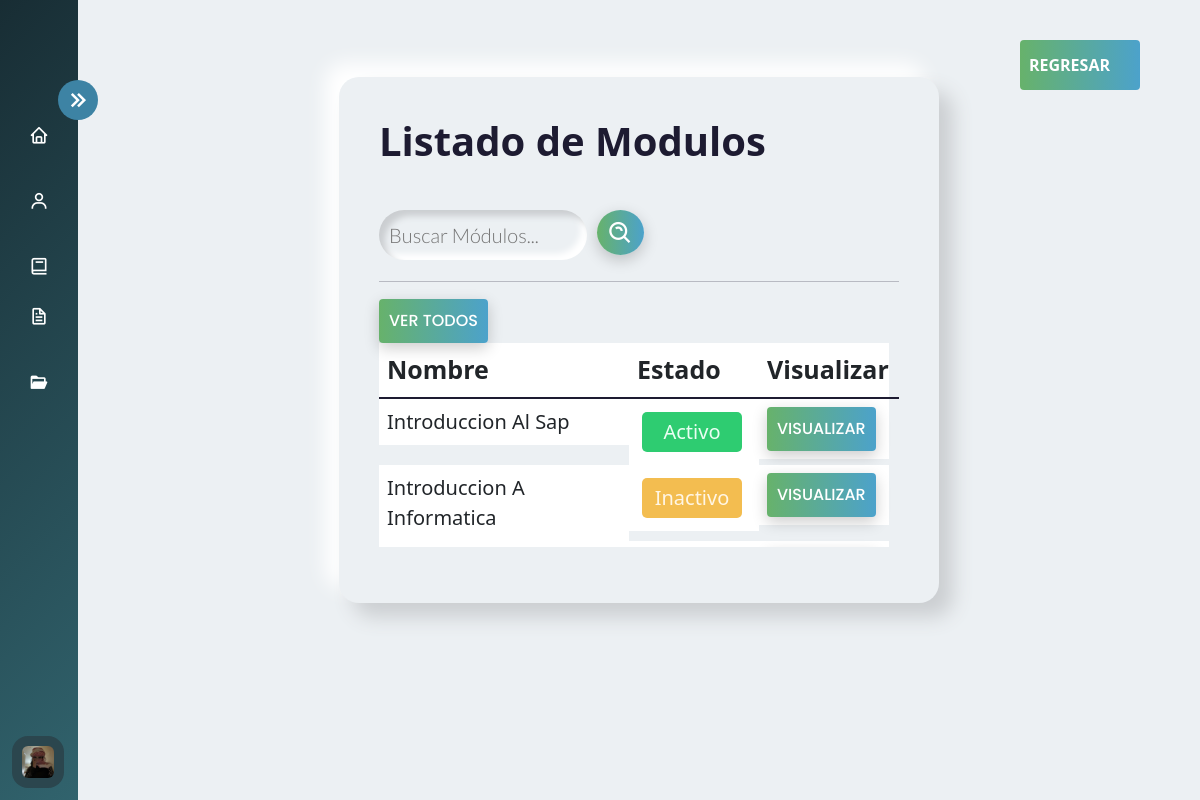
/filtrar_modulos/ (signed in), run on the app's committed database.
### AppCursos/models.py (models this page shows, shortened)
class Modulos(models.Model):
     nombre_modulo=models.CharField(max_length=100)
     estado_modulo= models.BooleanField(default=False)
     orden_modulo = models.IntegerField(blank=True, null=True)
     id_curso= models.ForeignKey(Cursos, on_delete=models.CASCADE,null=False)
     class Meta:
          verbose_name_plural = 'Modulos'

### AppCursos/views.py (the view)
# urls.py: path('filtrar_modulos/', login_required(user_passes_test(views.valida_administrativos, login_url='/acceso_denegado/')(views.filtrar_modulos)), name="filtrar_modulos"),
def filtrar_modulos(request):
    filtro_m = Modulos.objects.filter(nombre_modulo__contains=request.GET.get('search',''))
    context = {'filtro_m':filtro_m}
    return render(request, 'Modulos/listar_modulos.html', {'listarm': filtro_m})

### AppCursos/context_processors.py (called while the page is built)
def group_name(request):
    group_name = None
    if request.user.is_authenticated:
        group = Group.objects.filter(user=request.user).first()
        if group:
            group_name = group.name
    return {'group_name': group_name}

### AppCursos/views.py (called while the page is built)
def valida_administrativos(user):
    return user.groups.filter(name='administrativos').exists()

### Templates/Modulos/listar_modulos.html (shortened to what this page needs)
{% extends 'Layout/Base.html' %}
{% load static %}
{% block content %}
<link rel="stylesheet" href="{% static 'Css/Curso.css' %}">
<div class="home_content">
    <div class="text">
        <div id="contenedor">
        <h1> Listado de Modulos </h1>
        <br>
        <form class="search" action="{% url 'filtrar_modulos' %}" method="GET">
            <input type="text" class="search-bar" name="search" placeholder="Buscar Módulos...">
            <button class="subir" style="border-radius:50%; width:auto; height:45px;"> <i class='bx bx-search-alt'
                style="font-size:27px; "></i></button>
            </form>
            <hr>
        <a href="{% url 'listar_modulos' %}">
            <button class="subir">
                <span>Ver todos </span>
            </button>
        </a>
        <table class="table  table-fixed">
                <thead>
                    <tr style="width: 180px;" id="cabecera">
                        <th style="width: 400px;" scope="col" id="nombre">Nombre</th>
                        <th style="width: 200px;" scope="col" id="estado">Estado</th>
                        <th style="width: 200px;" scope="col" id="visualizar">Visualizar</th>
                    </tr>
                </thead>
                <tbody class="table-group-divider">
                    {% for modulos in listarm %}
                    <tr style="width: 180px;">
                        <td style="width:400px;" id="nombre">{{ modulos.nombre_modulo | title }}</td>
                        {% if modulos.estado_modulo %}
                            <td style="width: 200px;" id="estado"><p class='status--active'>Activo</p></td>
                            {% else %}
                            <td style="width: 200px;" id="estado"><p class='status--inactive'>Inactivo</p></td>
                            {% endif %}
                            <td style="width: 200px;" id="visualizar">
                            <a href="{% url 'ver_modulos' modulos.id %}">
                                <button class="subir"> <span>Visualizar</span>
                                </button>
                            </a>
                        </td>
                    </tr>
                    {% endfor %}
                </tbody>
            </table>
        </div>
    </div>
</div>
<a href="{% url 'modulos' %}" id="back2">
    <button class="back">
        <span>
            Regresar
        </span>
    </button>
</a>
{% endblock %}

### static/Css/Estilo.css (style rules this page uses)
body { overflow-x: hidden; }
* { margin: 0; padding: 0; box-sizing: border-box; }

### static/Css/Curso.css (style rules this page uses)
body { margin: 0; padding: 0; box-sizing: border-box; background-color: #ecf0f3; overflow-y: hidden; overflow-x: hidden; }
.home_content { position: absolute; height: 100%; width: calc(100% - 78px); left: 78px; transition: all 0.5s ease; }
.home_content .text { font-size: 25px; font-weight: 500; color: #1d1b31; margin: 12px; }
#contenedor { background: #ecf0f3; box-shadow: 14px 14px 20px #cbced1, -14px -14px 20px white; transition: all 0.3s ease; width: 60vw; margin: 7% auto 20px; border-radius: 20px; padding: 40px; position: relative; top: 10%; }
.table-fixed tbody { height: 230px; overflow-y: auto; width: 100%; font-weight: 400; font-size: 20px; }
.table-fixed thead, .table-fixed tbody, .table-fixed td, .table-fixed th { display: block; }
.table-fixed tbody td, .table-fixed thead > tr> th { float: left; border-bottom-width: 0; }
.search-bar { caret-color: #0fbf12; font-family: 'Lato', sans-serif; background: #ecf0f3; font-weight: 300; box-shadow: inset 6px 6px 6px #cbced1, inset -6px -6px 6px white; border: none; border-radius: 40px; outline: none; transition: all 0.3s ease; font-size: 20px; color: #000000; margin-bottom: 5px; transition: all 0.3s ease; width: 50%; padding: 10px 10px 10px 10px; }
.subir { border-radius: 4px; background: linear-gradient(to right, #67b26b, #4ca2cb); color: #fff; padding: 10px; text-transform: uppercase; font-size: 16px; transition: all 0.3s ease; cursor: pointer; width: auto; border: none; outline: none; box-shadow: 0 5px 15px rgba(0, 0, 0, 0.2); font-family: 'Poppins', sans-serif; font-weight: 500; }
.subir span { position: relative; transition: 400ms; }
.subir span::after { content: '\00bb'; position: absolute; opacity: 0; top: 0; right: -20px; transition: 500ms; }
.status--active { color: #EAFEF3; background-color: #2ECC71; font-weight: 500; margin: 5px; padding: 5px; width: 100px; text-align: center; border-radius: 5px; }
.status--inactive { color: #fff6e5; background-color: #F3BD50 !important; font-weight: 500; margin: 5px; padding: 5px; width: 100px; text-align: center; border-radius: 5px; }
form { display: flex; justify-content: start; }
form > * { margin-right: 10px; }
form > *:last-child { margin-right: 0; }
@media screen and (max-width: 1920px) { #contenedor { width: 55vw; max-width: 55vw; } }
@media screen and (max-width: 1920px) { #nombre { width: 400px !important; } }
@media screen and (max-width: 1920px) { #estado { width: 170px !important; } }
@media screen and (max-width: 1920px) { #visualizar { width: 170px !important; } }
@media screen and (max-width: 1366px) { #contenedor { width: 60vw; max-width: 60vw; height: auto; } }
@media screen and (max-width: 1366px) { .search-bar { width: 50%; } }
@media screen and (max-width: 1366px) { tbody { height:150px !important; } }
@media screen and (max-width: 1366px) { #nombre { width: 350px !important; } }
@media screen and (max-width: 1366px) { #estado { width: 150px !important; } }
@media screen and (max-width: 1366px) { #visualizar { width: 150px !important; } }
@media screen and (max-width:1240px) { #contenedor { width: 50vw; max-width: 50vw; } }
@media screen and (max-width:1240px) { .search-bar { width: 40%; } }
@media screen and (max-width:1240px) { #nombre { width: 250px !important; } }
@media screen and (max-width:1240px) { #estado { width: 130px !important; } }
@media screen and (max-width:1240px) { #visualizar { width: 130px !important; } }
.back { display: inline-flex; align-items: center; position: fixed; top: 5%; right: 5%; width: 10vw; height: 50px; font-size: 16px; font-weight: bold; cursor: pointer; transition: all 0.3s ease; border-radius: 4px; background: linear-gradient(to right, #67b26b, #4ca2cb); color: #fff; padding: 10px; text-transform: uppercase; font-size: 16px; border: none; }
.back span { transition: .4s ease-in-out all; position: absolute; right: 25%; }
h1 { font-weight: 700; }
h1 { animation: h1 0.4s linear both }
#contenedor { animation: contenedor 0.5s; }

### data on the page
Modulos: nombre_modulo "Introduccion Al Sap", estado_modulo "Activo"
Modulos: nombre_modulo "Introduccion A Informatica", estado_modulo "Inactivo"
